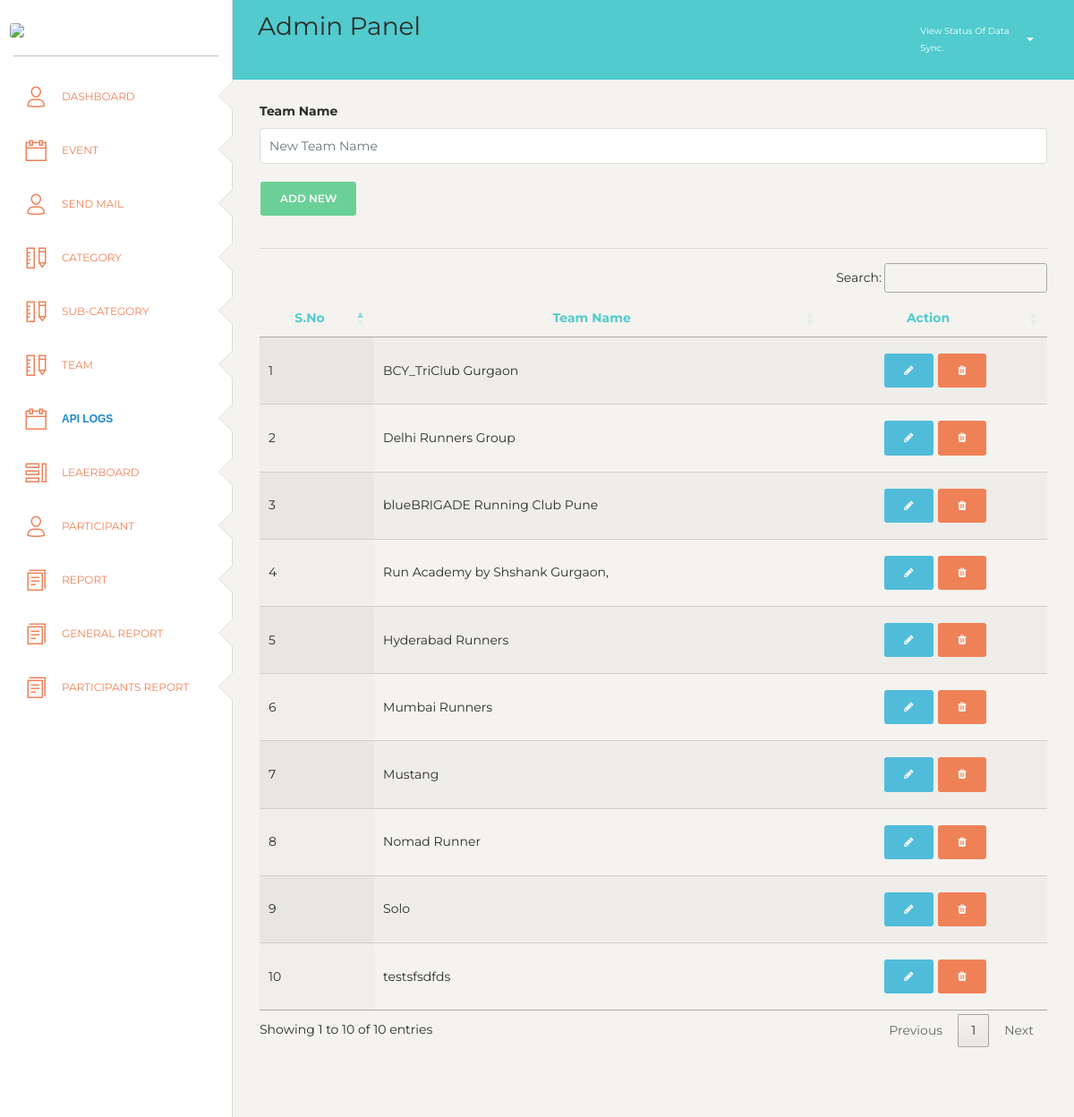
Page /index.php/calc on the committed database.
### tables this page shows
CREATE TABLE `team_details` (
  `team_id` int(11) NOT NULL,
  `team_name` varchar(255) NOT NULL,
  `team_creater` int(11) NOT NULL,
  `tm_created_on` datetime NOT NULL DEFAULT current_timestamp()
);

### application/controllers/Calc.php (called while the page is built, shortened)
<?php
class Calc extends CI_Controller {
    function __construct(){
        $this->load->model('UserModel','USERM');
    }
	public function index(){
	    $data['userSessionData']=unserialize($this->session->userdata('adminData'));
	    $data['teams']=$this->db->get('team_details')->result();
		$this->load->view('layout/header',$data);
		$this->load->view('pages/team');
		$this->load->view('layout/footer');
	}
}

### index.php (called while the page is built, shortened)
<?php
require_once BASEPATH.'core/CodeIgniter.php';

### application/views/pages/team.php (the view, shortened to what this page needs)
<div class="content">
    <div class="row">
        <div class="col-md-12">
            <form id="addTeam">
                <div class="form-group">
                    <label class="font-weight-bold">Team Name</label>
                    <input type="text" class="form-control" name="team_name" placeholder="New Team Name">
                </div>
                <div class="form-group">
                    <input type="submit" class="btn btn-success" Value="Add New">
                </div>
            </form>
        </div>
    </div>
    <hr>
    <div class="row">
        <div class="col-md-12">
            <table class="display" id="raceEx" style="width: 100%">
                <thead class=" text-primary">
                    <th class="text-center">
                        S.No
                    </th>
                    <th class="text-center">
                        Team Name
                    </th>
                    <th class="text-center">
                        Action
                    </th>
                </thead>
                <tbody>
                    <?php $i=1;?>
                    <?php foreach($teams as $detail): ?>
                       <tr>
                           <td><?=$i?></td>
                           <td><?=$detail->team_name?></td>
                           <td class="text-center">
                                    <a href="javascript:void(0)" class="btn btn-info editTeam" team_id="<?=$detail->team_id?>" team_name="<?=$detail->team_name?>" ><i class="fa fa-pencil"></i></a>
                                    <a href="javascript:void(0)" team_id="<?=$detail->team_id?>" class="btn btn-danger dltTeam"><i class="fa fa-trash"></i></a>
                                </td>
                       </tr>
                    <?php $i++?>
                    <?php endforeach;?>
                </tbody>
              </table>
        </div>
    </div>
</div>

### application/views/layout/header.php (shortened to what this page needs)
<!DOCTYPE html>
<html lang="en">
<head>
  <link href="https://maxcdn.bootstrapcdn.com/font-awesome/latest/css/font-awesome.min.css" rel="stylesheet">
  <link href="<?=base_url()?>assets/css/bootstrap.min.css" rel="stylesheet" />
  <link href="<?=base_url()?>assets/css/paper-dashboard.css?v=2.0.1" rel="stylesheet" />
  <link href="<?=base_url()?>assets/demo/demo.css" rel="stylesheet" />
  <link href="https://cdn.jsdelivr.net/npm/select2@4.1.0-beta.1/dist/css/select2.min.css" rel="stylesheet" />
<link href="https://cdn.datatables.net/1.10.22/css/jquery.dataTables.min.css" rel="stylesheet" />
<link href="https://cdn.datatables.net/buttons/1.6.4/css/buttons.dataTables.min.css
" rel="stylesheet" />
<link href="https://cdn.jsdelivr.net/npm/select2@4.1.0-beta.1/dist/css/select2.min.css" rel="stylesheet" />
</head>
<body class="">
  <div class="wrapper ">
    <div class="sidebar" data-color="white" data-active-color="danger">
      <div class="logo">
        <a href="https://globeracers.com" class="simple-text logo-normal">
          <div class="logo-image-big">
            <img src="https://globeracers.com/wp-content/uploads/2020/06/Logo1.png">
          </div>
        </a>
      </div>
      <div class="sidebar-wrapper" >
        <ul class="nav">
            <li class="active ">
                <a href="<?=base_url('Events')?>">
                  <i class="nc-icon nc-single-02"></i>
                  <p>Dashboard</p>
                </a>
              </li>
              <li class="active ">
                <a href="javascript:void(0)" class="dropdown-toggle" id="dropdownMenuButton" data-toggle="dropdown" aria-haspopup="true" aria-expanded="false">
                  <i class="nc-icon nc-calendar-60"></i>
                  <p>Event</p>
                </a>
              </li>
            <li class="active ">
                <a href="<?=base_url('Email')?>">
                  <i class="nc-icon nc-single-02"></i>
                  <p>Send Mail</p>
                </a>
              </li>
              <li class="active ">
                <a href="<?=base_url('Events/Category')?>">
                  <i class="nc-icon nc-ruler-pencil"></i>
                  <p>Category</p>
                </a>
              </li>
              <li class="active ">
                <a href="<?=base_url('Events/subCategory')?>">
                  <i class="nc-icon nc-ruler-pencil"></i>
                  <p>Sub-Category</p>
                </a>
              </li>
               <li class="active ">
                <a href="<?=base_url('Team')?>">
                  <i class="nc-icon nc-ruler-pencil"></i>
                  <p>Team</p>
                </a>
              </li>
              <li class="active ">
                <a href="<?=base_url('Events/activity_log')?>">
                  <i class="nc-icon nc-calendar-60"></i>
                  <p class="blink">API Logs</p>
                </a>
              </li>
              <li class="active ">
                <a href="<?=base_url('Participant/selectEvent')?>">
                  <i class="nc-icon nc-tile-56 "></i>
                  <p>Leaerboard</p>
                </a>
              </li>
              <li class="active ">
                <a href="<?=base_url('Participant')?>">
                  <i class="nc-icon nc-single-02"></i>
                  <p>Participant</p>
                </a>
              </li>
              <li class="active ">
                <a href="<?=base_url('Report')?>">
                  <i class="nc-icon nc-single-copy-04"></i>
                  <p>Report</p>
                </a>
              </li>
              <li class="active ">
                <a href="<?=base_url('Report/generalReport')?>">
                  <i class="nc-icon nc-single-copy-04"></i>
                  <p>General Report</p>
                </a>
              </li>
              <li class="active ">
                <a href="<?=base_url('Report/participantMultipleRace')?>">
                  <i class="nc-icon nc-single-copy-04"></i>
                  <p>Participants Report</p>
                </a>
              </li>
            </ul>
      </div>
    </div>
    <div class="main-panel">
      <nav class="navbar navbar-expand-lg navbar-absolute fixed-top navbar-dark bg-primary">
        <div class="container-fluid">
          <div class="collapse navbar-collapse justify-content-end" id="navigation">
              <div class="input-group no-border">
               <h3>Admin Panel</h3>
              </div>
            <p style="font-size:10px"><a href="<?=base_url('Calc/getUserStravaDetails')?>">View Status Of Data Sync.</a></p>
             <ul class="navbar-nav">
              <li class="nav-item btn-rotate dropdown">
                <a class="nav-link dropdown-toggle" href="#" id="navbarDropdownMenuLink" data-toggle="dropdown" aria-haspopup="true" aria-expanded="false">
                </a>
              </li>
            </ul>
          </div>
        </div>
      </nav>

### application/views/layout/footer.php (shortened to what this page needs)
 <footer class="footer footer-black  footer-white ">
      </footer>
    </div>
  </div>
</body>
</html>

### application/views/layout/header.php (style rules this page uses)
.blink { animation: blinker 0.6s linear infinite; color: #1c87c9; font-size: 12px; font-weight: bold; font-family: sans-serif; }

### rows in the picture
team_details: team_name "BCY_TriClub Gurgaon"
team_details: team_name "Delhi Runners Group"
team_details: team_name "blueBRIGADE Running Club Pune"
team_details: team_name "Run Academy by Shshank Gurgaon,"
team_details: team_name "Hyderabad Runners"
team_details: team_name "Mumbai Runners"
team_details: team_name "Mustang"
team_details: team_name "Nomad Runner"
team_details: team_name "Solo"
team_details: team_name "testsfsdfds"
